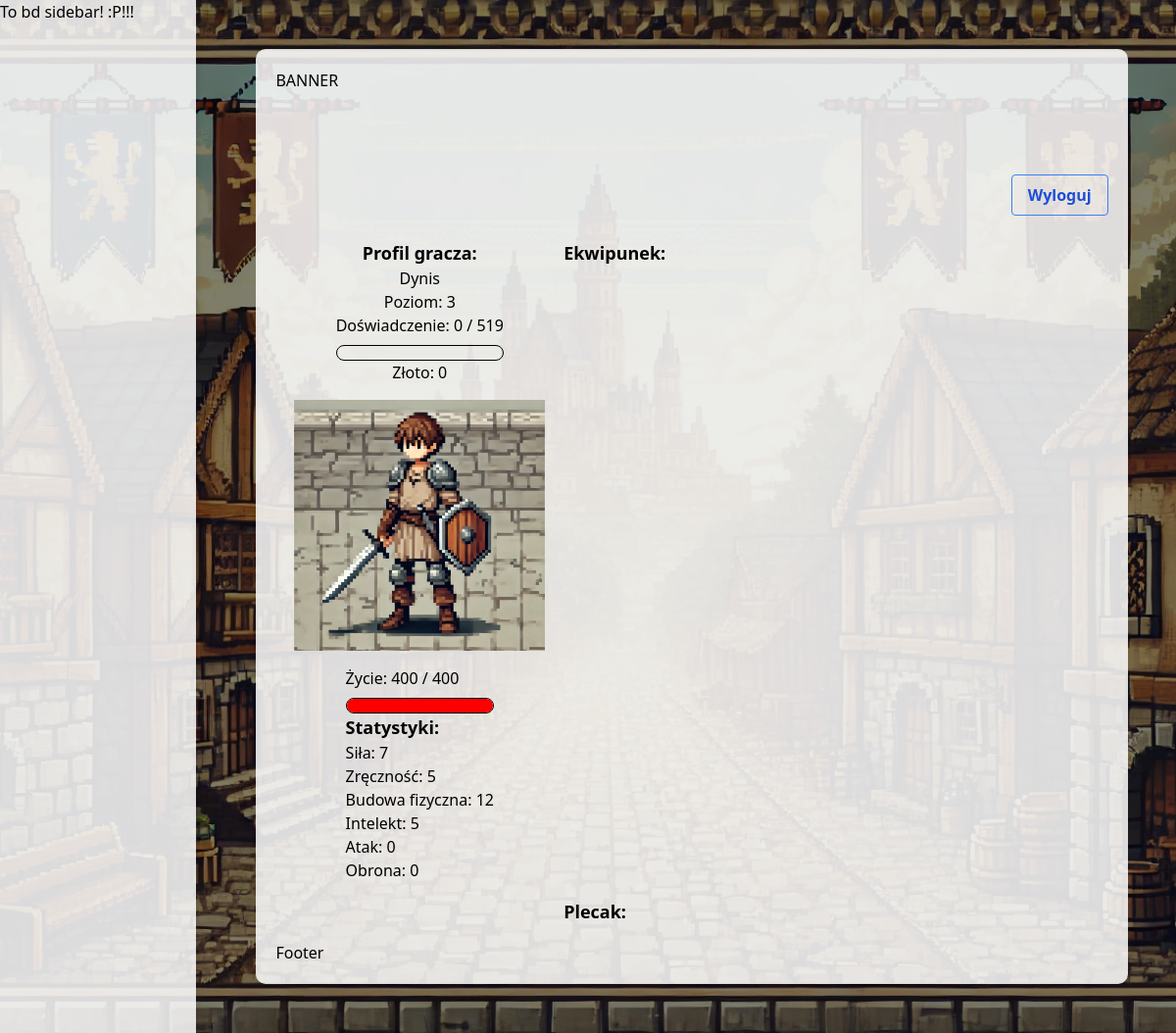
The app's page /user_profile/profil/ (signed in), older data.
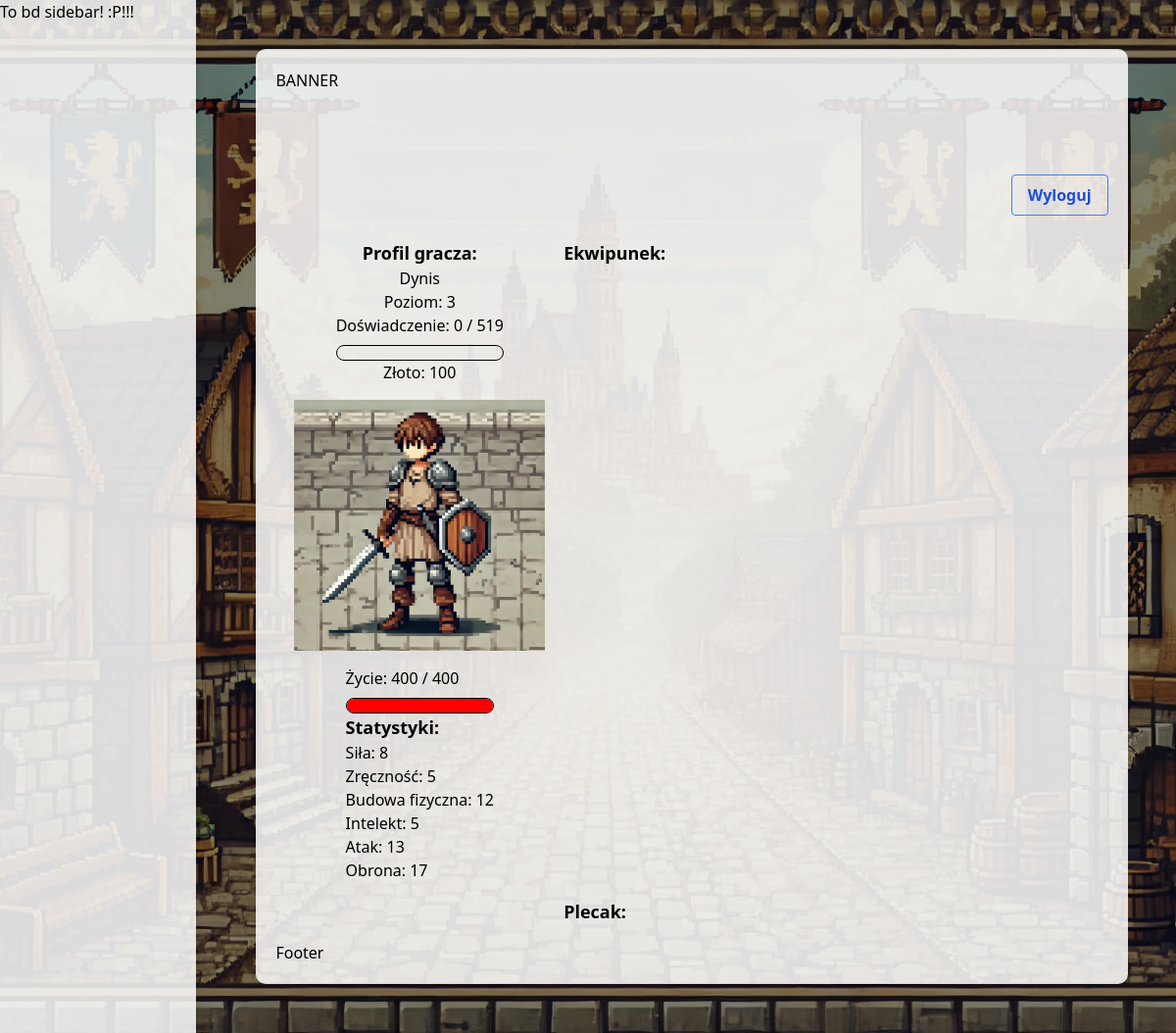
The same page, newer data.
### user_profile/models.py (models this page shows, shortened)
class UserProfile(models.Model):
    user = models.OneToOneField(User, on_delete=models.CASCADE)
    strength = models.IntegerField(default=1)
    dexterity = models.IntegerField(default=1)
    constitution = models.IntegerField(default=1)
    intelligence = models.IntegerField(default=1)
    level = models.IntegerField(default=1)
    experience = models.IntegerField(default=0)
    stat_points = models.IntegerField(default=0)
    max_hp = models.IntegerField(default=100)
    hp = models.IntegerField(default=100)
    base_hp = models.IntegerField(default=100)
    defence = models.IntegerField(default=0)
    base_defence = models.IntegerField(default=0)
    attack = models.IntegerField(default=0)
    base_attack = models.IntegerField(default=0)
    gold = models.IntegerField(default=0)
    last_regen = models.DateTimeField(default=timezone.now)
    def lvlup_exp(self):
        return math.floor(100 * (self.level ** 1.5))
    def dodaj_exp(self, exp):
        self.experience += exp
        while self.experience >= self.lvlup_exp():
            self.experience -= self.lvlup_exp()
            self.lvlup()
        self.save()
    def hp_regen(self):
        regen_timer = timezone.now() - self.last_regen
        regen_minutes = regen_timer.total_seconds() / 60
        regen_amount = math.floor((self.intelligence/2 + self.constitution/10) * round(regen_minutes))
        new_hp = self.hp + regen_amount
        if new_hp > self.max_hp:
            self.hp = self.max_hp
        else:
            self.hp = round(new_hp)
        if regen_amount > 0 or self.hp == self.max_hp:
            self.last_regen = timezone.now()
        self.save()

### user_profile/views.py (the view)
# urls.py: path('profil/', views.WidokProfilu.as_view(), name='profil'),
class WidokProfilu(BazaWidokuProfilu, TemplateView):
    template_name = "profil_gracza/profil.html"
    def get_context_data(self, **kwargs):
        context = super().get_context_data(**kwargs)
        player = self.get_user_profile()
        if isinstance(player, UserProfile):
            player.dodaj_exp(0)
            player.hp_regen()
            experience_percentage = round((player.experience / player.lvlup_exp()) * 100)
            hp_percentage = round((player.hp / player.max_hp) * 100)
            print(f"Procent zdrowia: {hp_percentage}%")
            print(f"Dostępne pkt stystyk: {player.stat_points}")
            print(f"Procent doświadczenia: {experience_percentage}%")
            context.update({
                "player": player,
                "experience_percentage": experience_percentage,
                "hp_percentage": hp_percentage,
            })
        return context

### user_profile/views.py (called while the page is built)
    def get_user_profile(self):
        try:
            return self.request.user.userprofile
        except UserProfile.DoesNotExist:
            messages.error(self.request, "Nie znaleziono profilu gracza. Zarejestruj lub zaloguj.")
            return redirect("login_user")

### user_profile/templates/profil_gracza/profil.html (shortened to what this page needs)
{% extends "base.html" %}
{% load static %}
{% block banner_up %}
{% include 'banner_up.html' %}
{% endblock %}
{% block navbar %}
{% include "navbar.html" %}
{% endblock %}
{% block sidebar %}
{% include 'sidebar.html' %}
{% endblock %}
{% block content %}
<div class="grid grid-cols-6 gap-4 p-4">
    <div class="grid justify-items-center col-span-2">
        <div class="text-center">
            <div class="font-bold text-lg">Profil gracza:</div>
            <div class="capitalize">{{ player.user.username }}</div>
            <div>Poziom: {{ player.level }}</div>
            <div>Doświadczenie: {{ player.experience }} / {{ player.lvlup_exp }}</div>
            <div class="experience-bar">
            </div>
            <div>Złoto: {{ player.gold }} </div>
        </div>
        <div class="mt-4">
            <img src="{% static 'images/profilowe.webp' %}" alt="Profilowe" class="w-64 h-64 object-cover">
        </div>
        <div class="mt-4">
            <div>Życie: {{ player.hp }} / {{ player.max_hp }}</div>
            <div class="experience-bar">
                <div class="hp-bar-fill" style="width: {{ hp_percentage }}%"></div>
            </div>
            <div>
                <h3 class="font-bold text-lg">Statystyki:</h3>
            </div>
            <div>Siła: {{ player.strength }} {% if player.stat_points > 0 %}<a href="{% url 'rozdaj_statystyki' %}?stat=strength" class="bg-blue-500 text-white py-1 px-2 rounded">+</a>{% endif %}</div>
            <div>Zręczność: {{ player.dexterity }} {% if player.stat_points > 0 %}<a href="{% url 'rozdaj_statystyki' %}?stat=dexterity" class="bg-blue-500 text-white py-1 px-2 rounded">+</a>{% endif %}</div>
            <div>Budowa fizyczna: {{ player.constitution }} {% if player.stat_points > 0 %}<a href="{% url 'rozdaj_statystyki' %}?stat=constitution" class="bg-blue-500 text-white py-1 px-2 rounded">+</a>{% endif %}</div>
            <div>Intelekt: {{ player.intelligence }} {% if player.stat_points > 0 %}<a href="{% url 'rozdaj_statystyki' %}?stat=intelligence" class="bg-blue-500 text-white py-1 px-2 rounded">+</a>{% endif %}</div>
            <div>Atak: {{ player.attack }}</div>
            <div>Obrona: {{ player.defence }}</div>
        </div>
    </div>
    <div class="col-span-4">
        <div class="font-bold text-lg">
            Ekwipunek:
        </div>
    </div>
    <div class="col-span-6 grid grid-cols-subgrid gap-4">
        <div class="col-start-3 font-bold text-lg">Plecak:</div>
    </div>
</div>
{% endblock %}
{% block footer %}
{% include 'footer.html' %}
{% endblock %}

### templates/base.html (shortened to what this page needs)
<!DOCTYPE html>
{% load static %}
<html lang="pl">
  <head>
    <script src="https://cdn.tailwindcss.com"></script>
    <link  rel="stylesheet" href="{% static 'css/custom.css' %}" />
  </head>
  <body>
    <div class="overlay"></div>
    <div class="grid grid-cols-[200px_9fr] gap-3">
      {% block sidebar %} {% endblock %}
      <div class="content">
        <div class="h-[100px] w-full">{% block banner_up %} {% endblock %}</div>
        <div class="w-full">{% block navbar %} {% endblock %} </div>
        <div class="">{% block content %} {% endblock %} </div>
        <div class="">{% block footer %} {% endblock %}</div>
      </div>
    </div>
  </body>
</html>

### templates/sidebar.html
<aside id="sidebar" class="h-screen" aria-label="Sidebar">
    To bd sidebar! :P!!!
</aside>

### templates/banner_up.html
<h1> BANNER </h1>

### templates/navbar.html (shortened to what this page needs)
<nav class="w-full py-2">
  <div class="container mx-auto flex justify-end">
    {% if user.is_authenticated %}
      <a
        href="{% url 'logout_user' %}"
        class="bg-transparent hover:bg-blue-500 text-blue-700 font-semibold hover:text-white py-2 px-4 border border-blue-500 hover:border-transparent rounded ml-2"
      >Wyloguj</a>
    {% endif %}
  </div>
</nav>

### templates/footer.html
<footer>
  <h1>Footer</h1>
</footer>

### static/css/custom.css (style rules this page uses)
body { background: url('/static/images/background.jpg') no-repeat center center fixed; background-size: cover; color: black; }
.overlay { position: fixed; top: 0; left: 0; width: 100%; height: 100%; background: rgba(0, 0, 0, 0.5); z-index: 0; }
.content { position: relative; z-index: 1; background: rgba(255, 255, 255, 0.85); margin: 50px auto; padding: 20px; max-width: 95%; max-height: 95%; min-height: 50%; min-width: 90%; border-radius: 10px; }
.experience-bar { width: 100%; background-color: transparent; border: 1px solid black; border-radius: 9999px; height: 1rem; margin-top: 0.5rem; }
.hp-bar-fill { background-color: red; height: 100%; border-radius: 9999px; }
#sidebar { background: rgba(255, 255, 255, 0.85); box-shadow: 2px 0 5px rgba(0, 0, 0, 0.1); z-index: 1; }

Row changes from the older to the newer data that the page shows:
changed UserProfile "Dynis": gold "0" → "100"; strength "7" → "8"; attack "0" → "13"; defence "0" → "17"
